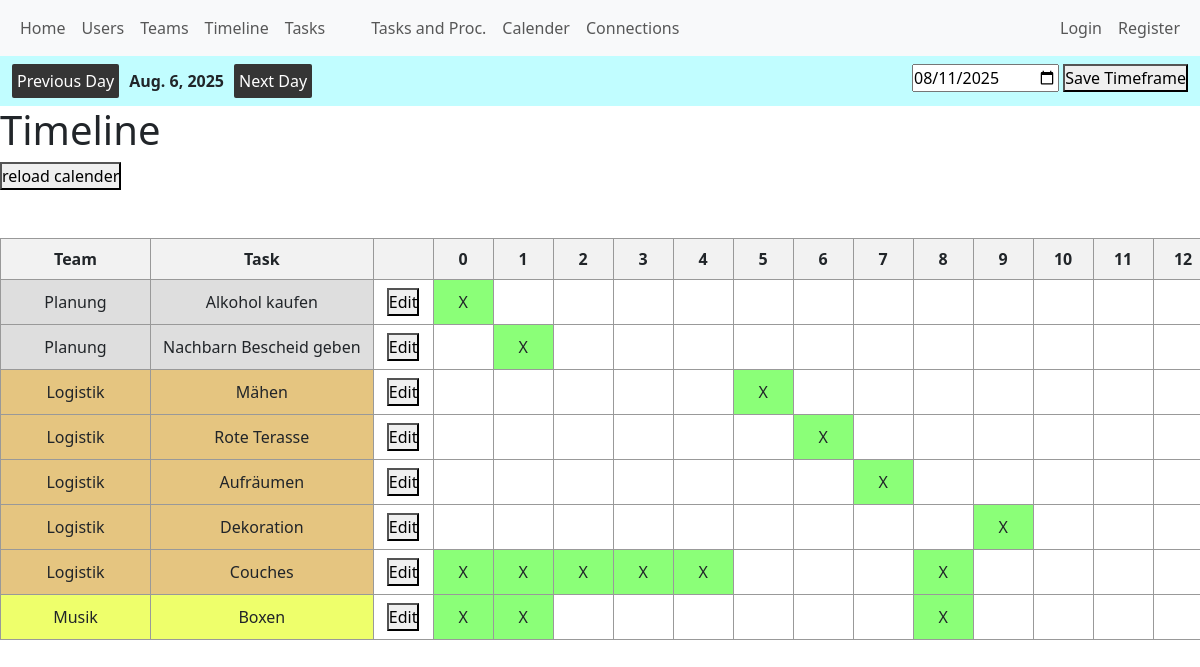
The app's page /distributor/calender with its own data.
### distributor/models.py (models this page shows, shortened)
class Project(models.Model):
    start_date = models.DateField()
    end_date = models.DateField()
    order_counter = models.IntegerField(default=0)
    current_date = models.DateField(default=date.today)

class Task(models.Model):
    name = models.CharField(max_length=100)
    team = models.ForeignKey(Team, on_delete=models.SET_NULL, null=True, blank=True)
    process = models.ForeignKey(Process, on_delete=models.CASCADE, null=True, blank=True, related_name='milestones')
    loops = models.IntegerField(default=0)
    priority = models.IntegerField(default=0)
    difficulty = models.IntegerField(default=0)
    approval_required = models.BooleanField(default=False)
    generated_deadline = models.DateField(null=True, blank=True)
    position = models.IntegerField(null=True, blank=True)
    hierarchy_in_process = models.IntegerField(default=0)
    initial_dependencies = models.ManyToManyField(
    "self",
    through="TaskDependency",
    through_fields=("presuccessor", "successor"),
    symmetrical=False,
    related_name="required_by",
    blank=True,
)
    def __str__(self):
        if self.process:
            return f"{self.process} - {self.name}"
        else:
            return f"{self.name}"

class Process(models.Model):
    name = models.CharField(max_length=100)
    team = models.ForeignKey(Team, on_delete=models.CASCADE)
    def __str__(self):
        return self.name
    @property  # or @cached_property if positions don’t change during the request
    def positions_of_tasks(self):
        positions = list(self.milestones.all().values_list('position', flat=True))
        return positions

### users/models.py (models this page shows, shortened)
class Team(models.Model):
    name = models.CharField(max_length=100)
    color = models.CharField(max_length=7, default="#FFFFFF")
    schedule_flag = models.BooleanField(default=False)
    def __str__(self):
        return self.name

### distributor/views.py (the view)
# urls.py: path('calender', views.calender, name='calender'),
def calender(request):
    day_list = range(20)
    all_tasks = Task.objects.all().order_by('team')
    all_teams = Team.objects.all()
    context = {
        "day_list": day_list,
        "all_tasks": all_tasks,
        "all_teams": all_teams,
    }
    return render(request, 'distributor/calender/calender.html', context)

### distributor/forms.py
class ProjectTimeframeForm(forms.ModelForm):
    class Meta:
        model = Project
        fields = ["start_date", "end_date"]
        widgets = {
            'start_date': forms.DateInput(attrs={'id': 'start_date_input_project', 'placeholder': 'Start Date', 'type': 'date'}),
            'end_date': forms.DateInput(attrs={'id': 'end_date_input_project', 'placeholder': 'End Date', 'type': 'date'})
        }

class DefineCurrentDate(forms.ModelForm):
    class Meta:
        model = Project
        fields = ['current_date']
        widgets = {'current_date': forms.DateInput(attrs={'id': 'current_date_input', 'placeholder': 'Current Date', 'type': 'date'})}

### distributor/context_processors.py (called while the page is built)
def global_project_timeframe_form(request):
    return {
        "global_project_timeframe_form": ProjectTimeframeForm(),
    }

def global_project_timeframe(request):
    project_time_frame = Project.objects.first()
    if project_time_frame:
        return {
            "global_project_timeframe": project_time_frame,
        }
    else:
        return {
            "global_project_timeframe": 'No values picked yet',
        }

def global_define_current_date_form(request):
    return {
        "global_define_current_date_form": DefineCurrentDate(),
    }

def global_project_info(request):
    project = Project.objects.first()
    if project:
        return {
            "project": project,
        }
    else:
        return {
            "project": 'No values picked yet',
        }

def global_number_new_messages_user(request):
    if request.user.is_authenticated:
        number_new_messages = Message.objects.filter(
            user=request.user, status="unread"
        ).count()
    else:
        number_new_messages = 0
    return {
        "number_new_messages": number_new_messages
    }

### distributor/templates/distributor/calender/calender.html (shortened to what this page needs)
{% extends 'distributor/calender/base.html' %}
{% load custom_tags %}
{% block content %}
    <div class="actual_timeline">
        <h1>Timeline</h1>
        <form action="{% url 'reload_calender' %}">
            <button>reload calender</button>
        </form>
        <div id="taskloop_timeline">
            <br><br>
            <table class="actual_timeline_table">
                <tr>
                    <th class="scheduled_task_details_cells">Team</th>
                    <th class="scheduled_task_details_cells">Task</th>
                    <th class="edit_task_button_timeline"></th>
                    {% for day in day_list %}
                        <th>{{ day }}</th>
                    {% endfor %}
                </tr>
                {% for team in all_teams %}
                    {% for task in team.task_set.all %}
                        {% if not task.process %}
                            <tr>
                                <td class="nowrap_selfdefined"
                                    style="background-color: {{ task.team.color }}">{{ task.team }}</td>
                                <td class="task-todo-hover-container" style="background-color: {{ task.team.color }}">
                                    {{ task }}
                                </td>
                                <td>
                                    <form method="POST" action="{% url 'edit_task_page_v2' task.id %}">
                                        <button type="submit">Edit</button>
                                    </form>
                                </td>
                                {% for order in day_list %}
                                    {% if task.position == order %}
                                        <td class="scheduled_cell">
                                            X
                                        </td>
                                    {% else %}
                                        <td class="not_scheduled_cell"></td>
                                    {% endif %}
                                {% endfor %}
                            </tr>
                        {% endif %}
                    {% endfor %}
                    {% for process in team.process_set.all %}
                        <tr>
                            <td class="nowrap_selfdefined" style="background-color: {{ process.team.color }}">{{ process.team }}</td>
                            <td class="task-todo-hover-container" style="background-color: {{ process.team.color }}">
                                {{ process }}
                            </td>
                            <td>
                                <form method="GET" action="{% url 'edit_process_page' process.id %}">
                                        <button type="submit">Edit</button>
                                    </form>
                            </td>
                            {% for order in day_list %}
                                {% if order in process.positions_of_tasks %}
                                    <td class="scheduled_cell">
                                        X
                                    </td>
                                {% else %}
                                    <td class="not_scheduled_cell"></td>
                                {% endif %}
                            {% endfor %}
                        </tr>
                    {% endfor %}
                {% endfor %}
            </table>
        </div>
{% endblock %}

### distributor/templates/distributor/calender/base.html (shortened to what this page needs)
{% load static %}
<!DOCTYPE html>
<html lang="en">
<head>
    <link href="https://cdn.jsdelivr.net/npm/bootstrap@5.3.7/dist/css/bootstrap.min.css" rel="stylesheet"
>
    <link rel="stylesheet" href="{% static 'css/style.css' %}">
</head>
<body>
<header>
    <nav class="navbar navbar-expand-lg bg-body-tertiary">
        <div class="container-fluid">
            <div class="collapse navbar-collapse" id="navbarNav">
                <ul class="navbar-nav">
                    <div class="internal_navbar_container">
                        <div class="common_links_base_navbar">
                            <li>
                                <a class="nav-link" href='{% url 'home' %}'>Home</a>
                            </li>
                            <li class="nav-item">
                                <a class="nav-link" href="{% url 'users' %}">Users</a>
                            </li>
                            <li class="nav-item">
                                <a class="nav-link" href="{% url 'teams' %}">Teams</a>
                            </li>
                            <li class="nav-item">
                                <a class="nav-link" href="{% url 'timeline' %}">Timeline</a>
                            </li>
                            <li class="nav-item">
                                <a class="nav-link" href="{% url 'tasks' %}">Tasks</a>
                            </li>
                            <li style="margin-left: 30px;" class="nav-item">
                                <a class="nav-link" href="{% url 'tasks_and_processes' %}">Tasks and Proc.</a>
                            </li>
                                <li>
                                <a class="nav-link" href="{% url 'calender' %}">Calender</a>
                            </li>
                            <li>
                                <a class="nav-link" href="{% url 'connections' %}">Connections</a>
                            </li>
                            </div>
                        </div>
                        <div class="user_view">
                            {% if user.is_authenticated %}
                                <a class="nav-link" href="{% url 'training' %}">Training</a>
                                <a class="nav-link" href="{% url 'profile_page' user.id %}">{{ user }}</a>
                                <a class="nav-link" href="">Logout</a>
                            {% else %}
                                <a class="nav-link" href="{% url 'login_view' %}">Login</a>
                                <a class="nav-link" href="{% url 'register_view' %}">Register</a>
                            {% endif %}
                        </div>
                    </div>
            </div>
    </nav>
    <nav id="prototype_tester" class="navbar navbar-expand-lg bg-body-tertiary">
        <div class="container-fluid">
            <ul class="navbar-nav">
                <ul class="navbar-nav">
                    <div class="prototype_workflow">
                        <div class="next_and_previous_buttons">
                            <form method="POST" action="{% url 'current_date_previous_date' %}">
                                <button>Previous Day</button>
                            </form>
                            <strong>
                                {{ project.current_date }}
                            </strong>
                            <form method="POST" action="{% url 'current_date_next_date' %}">
                                <button>Next Day</button>
                            </form>
                        </div>
                        <div class="change_current_date_forms">
                            <form method="POST" action="{% url 'define_current_date' %}">
                                {{ global_define_current_date_form.current_date }}
                                <button type="submit">Save Timeframe</button>
                            </form>
                        </div>
                    </div>
                </ul>
            </ul>
        </div>
    </nav>
</header>
<main>
    {% block content %}
    {% endblock %}
</main>
</body>
</html>

### distributor/static/css/style.css (style rules this page uses)
* { padding: 0; margin: 0 }
body { min-height: 200vh; }
.scheduled_cell { background: #8bff78; }
.scheduled_task_details_cells { width: 150px !important; white-space: nowrap; overflow: hidden; text-overflow: ellipsis; }
.nowrap_selfdefined { width: 150px !important; white-space: nowrap; overflow: hidden; text-overflow: ellipsis; }
.edit_task_button_timeline { min-width: 40px; }
.task-todo-hover-container { position: relative; width: 150px !important; white-space: nowrap; overflow: hidden; text-overflow: ellipsis; }
.actual_timeline { overflow-x: auto; }
.actual_timeline_table { border-collapse: collapse; width: max-content; table-layout: auto; }
.actual_timeline_table th, .actual_timeline_table td { border: 1px solid #999; padding: 8px 12px; text-align: center; vertical-align: middle; min-width: 60px; }
.actual_timeline_table th { background-color: #f2f2f2; font-weight: bold; white-space: nowrap; }
.navbar-nav { width: 100% !important; }
.internal_navbar_container { display: flex; justify-content: space-between; width: 100% }
.common_links_base_navbar { display: flex; }
.user_view { display: flex; }
#prototype_tester { background: #c1fdff !important; }
.prototype_workflow { display: flex; justify-content: space-between; width: 100%; }
.next_and_previous_buttons { display: flex; gap: 10px; align-items: center; }
.next_and_previous_buttons button { padding: 5px; border-radius: 2px; border: none; background: #353535; color: white; }
.change_current_date_forms { display: flex; gap: 10px; }

### records on screen
Project: current_date "Aug. 6, 2025"
Task: team "Planung", process+name "Alkohol kaufen", position "X"
Task: team "Planung", process+name "Nachbarn Bescheid geben", position "X"
Task: team "Logistik", process+name "Mähen", position "X"
Task: team "Logistik", process+name "Rote Terasse", position "X"
Task: team "Logistik", process+name "Aufräumen", position "X"
Task: team "Logistik", process+name "Dekoration", position "X"
Process: team "Logistik", name "Couches"
Process: team "Musik", name "Boxen"

### other values on screen
{{ day }} "0" "1" "2" "3" "4" "5" "6" "7" "8" "9" "10" "11" "12"
